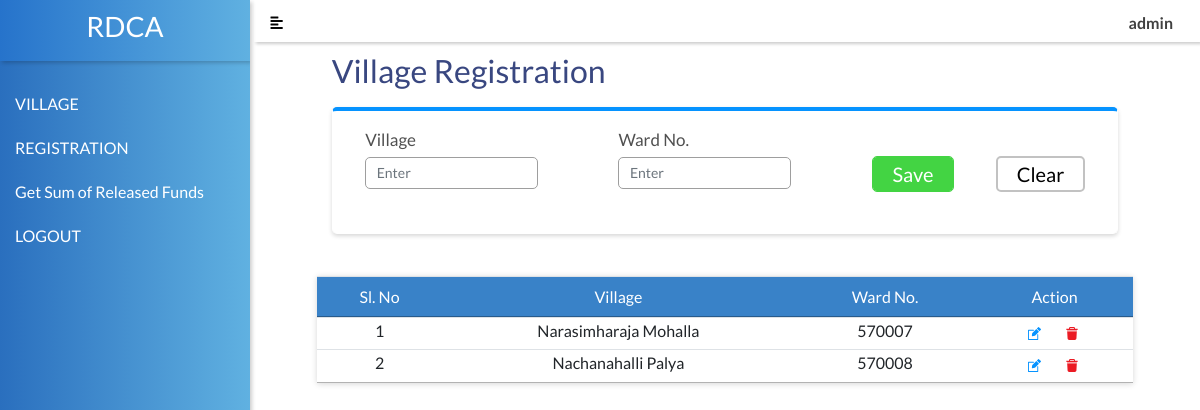
Screenshot of /admin/village.php (signed in) with the database file from the repository.
### tables this page shows
CREATE TABLE IF NOT EXISTS `gen_std_village` (
  `slno` int(11) NOT NULL AUTO_INCREMENT,
  `village` varchar(250) NOT NULL,
  `ward_no` varchar(250) NOT NULL,
  PRIMARY KEY (`slno`)
);

### admin/village.php (the view, shortened to what this page needs)
<div class="wrapper">
	<?php
		include"sidebar.php"
	?>
	<div class="content">
		<?php
			include"topbar.php"
		?>
		<div class="row">
			<div class="col-md-1"></div>
			<div class="col-md-10">
			</div>
			<div class="col-md-1"></div>
		</div>
		<div class="row">
			<div class="col-md-1"></div>
			<div class="col-md-10">
				<h2 class="mainheading" style="">Village Registration</h2>
			</div>
			<div class="col-md-1"></div>
		</div>
		<div class="row">
			<div class="col-md-1"></div>
			<div class="col-md-10">
				<div class="card cardstyle" style="border-top:4px solid #0693FF;">
					<form id="frmMaster" method="post" class="form-horizontal" action="#">
						<div class="card-body">
							<div class="form-row">
								<div class="col-md-4 mb-3">
									<div class="form-group">
										<label class="col-lg-12 control-label labelstyle" style="">Village</label>
										<div class="col-lg-10">
											<input type="text" class="form-control textstyle" name="village" id="village" placeholder="Enter" />
										</div>
									</div>
								</div>
								<div class="col-md-4 mb-3">
									<div class="form-group">
										<label class="col-lg-12 control-label labelstyle" style="">Ward No.</label>
										<div class="col-lg-10">
											<input type="text" class="form-control textstyle" name="ward_no" id="ward_no" placeholder="Enter" />
										</div>
									</div>
								</div>
								<div class="col-md-4 " style="margin-top:27px;">
									<div class="col-lg-12 form-group d-flex">
										<input type="submit" class="btn savebtn" name="save1" id="save1" value="Save"/>
										<input type="reset" class="btn clearbtn ml-5" name="clear" id="clear" value="Clear"/>
									</div>
								</div>
							</div>
						</div>
					</form>
				</div>
			</div>
			<div class="col-md-1"></div>
		</div>
		<div class="row mt-5">
			<div class="col-md-1"></div>
			<div class="col-md-10 table-responsive tablecard">
				<table id="tbldept" class="table table-hover dataTable no-footer dtr-inline">
					<thead style="text-align:center;font-weight:normal;">
					   <tr style="text-align:center;font-weight:normal;">
							<th style="text-align:center;font-weight:normal;" >Sl. No</th>
							<th style="text-align:center;font-weight:normal;">Village</th>
							<th style="text-align:center;font-weight:normal;">Ward No.</th>
							<th style="text-align:center;font-weight:normal;">Action</th>
					   </tr>
					</thead>
					<tbody>
						<?php
							$select="select * from gen_std_village order by slno desc";
							$query=mysqli_query($con, $select);
							if(mysqli_num_rows($query)){
								$slno=0;
								while($row=mysqli_fetch_array($query))
								{
									$slno++;
						?>
						<tr>
							<td class="" style="text-align:center;"><?php echo $slno;?></td>
							<td class="" style="text-align:center;"><?php echo $row['village'];?></td>
							<td class="" style="text-align:center;"><?php echo $row['ward_no'];?></td>
							<td style="text-align:center">
								<button type="submit" class="btn btn-icon p-edit edit_data" data-toggle="tooltip"  id="<?php echo $row['slno']?> " title="Edit" style="background: transparent;"><img src="../assets/images/Edit.svg" ></button>
								&nbsp;<a href="#" class="btn delete_data" data-toggle="tooltip"  id="<?php echo $row['slno']?> " title="Delete"><img src="../assets/images/Delete.svg"> </a>
							</td>
						</tr>
						<?php } } ?>
					</tbody>
				</table>
			</div>
			<div class="col-md-1"></div>
		</div>
	</div>
</div>

### admin/village.php (style rules this page uses)
table { font-weight:normal; }
td { font-weight:normal; }

### admin/sidebar.php (style rules this page uses)
body { font-family: 'Lato', sans-serif; font-size:16px; background: white; }
th { font: normal normal medium 15px/18px Roboto; }
a, a:hover, a:focus { color: inherit; text-decoration: none; transition: all 0.3s; }
.wrapper { display: flex; width: 100%; align-items: stretch; }
table.dataTable thead th, table.dataTable thead td { background:#3982C8 !important ; opacity: 1; color:white; padding:10px; }
table.dataTable tbody th, table.dataTable tbody td { padding:3px!important; }
table.dataTable thead th, table.dataTable thead td { padding:3px!important; border-bottom: 1px solid #111; }
input { background: #FFFFFF 0% 0% no-repeat padding-box; border: 1px solid #9E9E9E; border-radius: 5px; opacity: 1; }
.card { border:1px solid #fff; }
.cardstyle { background: #FFFFFF 0% 0% no-repeat padding-box;box-shadow: 0px 2px 4px #00000029;border-radius: 5px;opacity: 1; }
.labelstyle { font: normal normal normal 17px/21px Lato;letter-spacing: 0px;color: #505050;opacity: 1; }
.mainheading { font: normal normal normal 32px/39px Lato;letter-spacing: 0px;color: #394780;opacity: 1;padding-top:7px;padding-bottom:10px; }
.textstyle { height: 32px;background: #FFFFFF 0% 0% no-repeat padding-box;border: 1px solid #9E9E9E;border-radius: 5px;opacity: 1; }
.savebtn { width: 116px;height: 36px;background: #43D443 0% 0% no-repeat padding-box;border-radius: 5px;opacity: 1;border-color:#43D443!important;color:white;font: normal normal normal 20px/24px Lato;letter-spacing: 0px;color: #FFFFFF; }
.clearbtn { width: 124px;height: 36px;background: #FFFFFF 0% 0% no-repeat padding-box;border: 2px solid #C2C2C2;border-radius: 5px;opacity: 1; font: normal normal normal 20px/24px Lato;letter-spacing: 0px;padding-bottom: 3px!important;padding-top: 3px!important; }
table.dataTable thead th, table.dataTable thead td { background: #434343 0% 0% no-repeat padding-box;opacity: 1;color: white;padding: 10px!important; }
.card-body { padding-bottom: 0px!important; }
.tablecard { box-shadow: 0px 1px 6px #00000029;opacity: 1;padding-left: 0px;padding-right: 0px; }

### rows the page displays
gen_std_village: village "Narasimharaja Mohalla", ward_no "570007"
gen_std_village: village "Nachanahalli Palya", ward_no "570008"

### other values shown
$_SESSION['id'] "admin"
